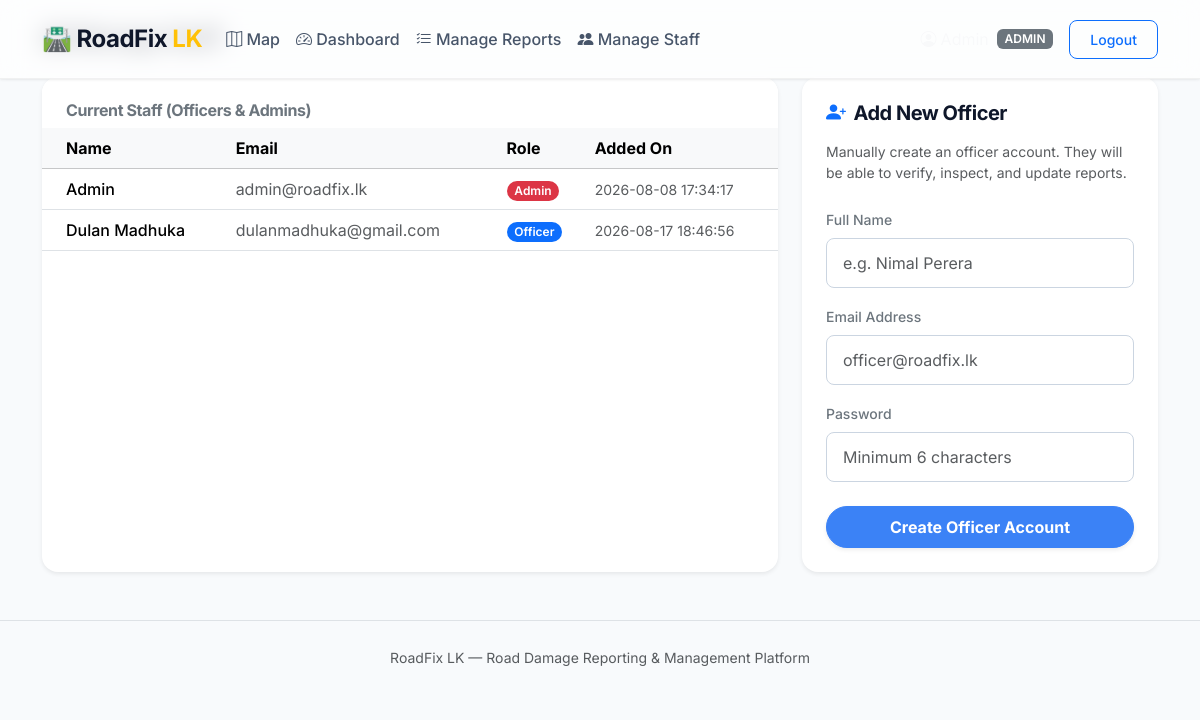
Screenshot of /admin/staff (signed in) with the database file from the repository.
### models/models.py (models this page shows)
class User(db.Model):
    __tablename__ = 'users'
    id = db.Column(db.Integer, primary_key=True, autoincrement=True)
    full_name = db.Column(db.String(100), nullable=False)
    email = db.Column(db.String(120), unique=True, nullable=False)
    password_hash = db.Column(db.String(255), nullable=False)
    role = db.Column(db.String(20), nullable=False, default='citizen')
    phone = db.Column(db.String(20))
    created_at = db.Column(db.DateTime, default=datetime.utcnow, nullable=False)
    reports = db.relationship('Report', backref='reporter', lazy=True, foreign_keys='Report.user_id')
    assigned_reports = db.relationship('Report', backref='assigned_officer', lazy=True, foreign_keys='Report.assigned_officer_id')

### routes/admin.py (the view)
@bp.route("/staff")
@roles_required("admin")
def manage_staff():
    staff_members = User.query.filter(User.role.in_(['admin', 'officer'])).order_by(User.role, User.created_at.desc()).all()
    return render_template("admin_staff.html", staff=staff_members)

### templates/admin_staff.html (shortened to what this page needs)
{% extends "base.html" %}
{% block content %}
<div class="d-flex justify-content-between align-items-center mb-4">
  <h4 class="mb-0 fw-bold" style="color: var(--secondary-color);"><i class="bi bi-people-fill"></i> Manage Staff</h4>
</div>
<div class="row g-4">
  <div class="col-lg-8">
    <div class="card border-0 shadow-sm h-100">
      <div class="card-header bg-white border-bottom-0 pt-4 pb-2">
        <h6 class="fw-bold mb-0 text-secondary">Current Staff (Officers & Admins)</h6>
      </div>
      <div class="card-body p-0">
        <div class="table-responsive">
          <table class="table table-hover align-middle mb-0">
            <thead class="table-light">
              <tr>
                <th class="ps-4">Name</th>
                <th>Email</th>
                <th>Role</th>
                <th>Added On</th>
              </tr>
            </thead>
            <tbody>
              {% for s in staff %}
              <tr>
                <td class="ps-4 fw-medium">{{ s.full_name }}</td>
                <td class="text-muted">{{ s.email }}</td>
                <td>
                  <span class="badge rounded-pill {% if s.role == 'admin' %}bg-danger{% else %}bg-primary{% endif %}">
                    {{ s.role|title }}
                  </span>
                </td>
                <td class="text-muted small">{{ s.created_at }}</td>
              </tr>
              {% endfor %}
            </tbody>
          </table>
        </div>
      </div>
    </div>
  </div>
  <div class="col-lg-4">
    <div class="card border-0 shadow-sm rounded-4 h-100">
      <div class="card-body p-4">
        <h5 class="fw-bold mb-3"><i class="bi bi-person-plus-fill me-2 text-primary"></i>Add New Officer</h5>
        <p class="text-muted small mb-4">Manually create an officer account. They will be able to verify, inspect, and update reports.</p>
        <form method="POST" action="{{ url_for('admin.add_staff') }}">
          <div class="mb-3">
            <label class="form-label fw-medium text-secondary small">Full Name</label>
            <input type="text" name="full_name" class="form-control" placeholder="e.g. Nimal Perera" required>
          </div>
          <div class="mb-3">
            <label class="form-label fw-medium text-secondary small">Email Address</label>
            <input type="email" name="email" class="form-control" placeholder="officer@roadfix.lk" required>
          </div>
          <div class="mb-3">
            <label class="form-label fw-medium text-secondary small">Password</label>
            <input type="password" name="password" class="form-control" placeholder="Minimum 6 characters" minlength="6" required>
          </div>
          <div class="d-grid mt-4">
            <button type="submit" class="btn btn-primary fw-bold py-2 rounded-pill shadow-sm">
              Create Officer Account
            </button>
          </div>
        </form>
      </div>
    </div>
  </div>
</div>
{% endblock %}

### static/css/style.css (style rules this page uses)
:root { --primary-color: #3b82f6; --primary-hover: #2563eb; --secondary-color: #0f172a; --accent-color: #f59e0b; --background-color: #f8fafc; --surface-color: #ffffff; --critical-color: #ef4444; --high-color: #f97316; --medium-color: #eab308; --low-color: #10b981; --shadow-sm: 0 1px 3px rgba(0,0,0,0.05), 0 1px 2px rgba(0,0,0,0.03); --shadow-md: 0 4px 6px -1px rgba(0,0,0,0.05), 0 2px 4px -1px rgba(0,0,0,0.03); --shadow-lg: 0 10px 15px -3px rgba(0,0,0,0.05), 0 4px 6px -2px rgba(0,0,0,0.025); --glass-bg: rgba(255, 255, 255, 0.7); --glass-border: rgba(255, 255, 255, 0.2); --transition-fast: 0.15s ease-in-out; --transition-normal: 0.3s cubic-bezier(0.4, 0, 0.2, 1); }
body { font-family: 'Inter', sans-serif; background-color: var(--background-color); color: #334155; -webkit-font-smoothing: antialiased; }
h1, h2, h3, h4, h5, h6 { font-weight: 700; color: var(--secondary-color); letter-spacing: -0.025em; }
.card { background-color: var(--surface-color); border: none; border-radius: 1rem; box-shadow: var(--shadow-md); transition: box-shadow var(--transition-normal), transform var(--transition-normal); overflow: hidden; }
.card-header { background-color: transparent; border-bottom: 1px solid #e2e8f0; padding: 1.25rem 1.5rem; font-weight: 600; }
.btn { font-weight: 500; border-radius: 0.5rem; padding: 0.5rem 1.25rem; transition: all var(--transition-fast); }
.btn-primary { background-color: var(--primary-color); border-color: var(--primary-color); box-shadow: 0 4px 6px -1px rgba(59, 130, 246, 0.2); }
.form-control, .form-select { border-radius: 0.5rem; border: 1px solid #cbd5e1; padding: 0.75rem 1rem; transition: all var(--transition-fast); box-shadow: none; }
.form-label { font-weight: 600; color: #475569; margin-bottom: 0.5rem; }
.badge { padding: 0.35em 0.65em; border-radius: 0.375rem; font-weight: 600; }

### rows the page displays
User: full_name "Admin", email "admin@roadfix.lk", role "Admin", created_at "2026-08-08 17:34:17"
User: full_name "Dulan Madhuka", email "dulanmadhuka@gmail.com", role "Officer", created_at "2026-08-17 18:46:56"

### other values shown
{{ session.get('role') }} "ADMIN"
